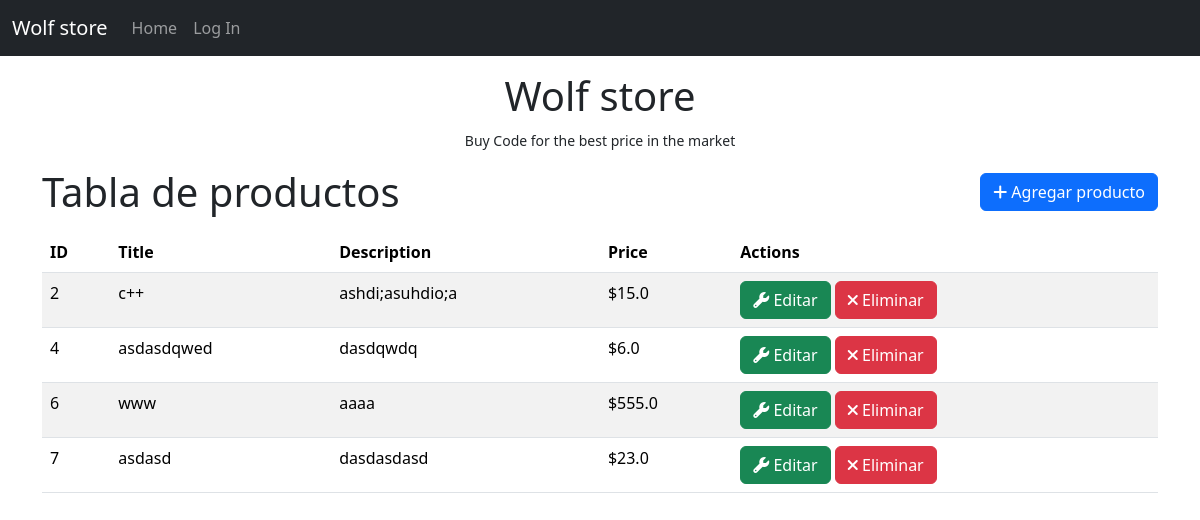
Page /list on the committed database.
### app.py (models this page shows, shortened)
class Product(db.Model):
    __tablename__ = "Products"
    id = db.Column(db.Integer, primary_key=True)
    title = db.Column(db.String(80), nullable=False)
    desciption = db.Column(db.Text, nullable=False)
    price = db.Column(db.Float, nullable=False)

### app.py (the view)
@app.route("/list")
def list():
    products = Product.query.all()  # get all products from database
    return render_template("list.html", products=products)

### templates/list.html (shortened to what this page needs)
{%extends 'base.html'%}
{%block body%}
<div class="container">
    <div class="d-flex justify-content-between align-items-center mb-3">
        <h1 class="mb-0">Tabla de productos</h1>
        <a href="/product" class="btn btn-primary"><i class="fas fa-plus"></i> Agregar producto</a>
    </div>
    <table class="table table-striped">
        <thead>
            <tr>
                <th>ID</th>
                <th>Title</th>
                <th>Description</th>
                <th>Price</th>
                <th>Actions</th>
            </tr>
        </thead>
        <tbody>
            {%for product in products%}
            <tr>
                <td>{{product.id}}</td>
                <td>{{product.title}}</td>
                <td>{{product.desciption}}</td>
                <td>${{product.price}}</td>
                <td>
                    <a href="/product/update/{{product.id}}" class="btn btn-success"><i class="fas fa-wrench"></i>
                        Editar</a>
                    <a href="/product/delete/{{product.id}}" class="btn btn-danger"><i class="fas fa-times"></i>
                        Eliminar</a>
                </td>
            </tr>
            {%endfor%}
        </tbody>
    </table>
</div>
{%endblock%}

### rows in the picture
Product: id "2", title "c++", desciption "ashdi;asuhdio;a", price "15.0"
Product: id "4", title "asdasdqwed", desciption "dasdqwdq", price "6.0"
Product: id "6", title "www", desciption "aaaa", price "555.0"
Product: id "7", title "asdasd", desciption "dasdasdasd", price "23.0"
